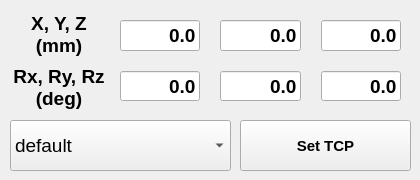
    <widget class="QWidget" name="tab_7">
     <attribute name="title">
      <string>Robot TCP Setting</string>
     </attribute>
     <widget class="QWidget" name="layoutWidget">
      <property name="geometry">
       <rect>
        <x>110</x>
        <y>10</y>
        <width>301</width>
        <height>101</height>
       </rect>
      </property>
      <layout class="QGridLayout" name="gridLayout_6">
       <property name="sizeConstraint">
        <enum>QLayout::SetDefaultConstraint</enum>
       </property>
       <property name="leftMargin">
        <number>10</number>
       </property>
       <property name="topMargin">
        <number>10</number>
       </property>
       <property name="rightMargin">
        <number>10</number>
       </property>
       <property name="bottomMargin">
        <number>10</number>
       </property>
       <property name="spacing">
        <number>20</number>
       </property>
       <item row="0" column="1">
        <widget class="QLineEdit" name="lineEdit_set_tcp_x_mm_2">
         <property name="enabled">
          <bool>true</bool>
         </property>
         <property name="sizePolicy">
          <sizepolicy hsizetype="Expanding" vsizetype="Expanding">
           <horstretch>0</horstretch>
           <verstretch>0</verstretch>
          </sizepolicy>
         </property>
         <property name="font">
          <font>
           <family>Ubuntu</family>
           <pointsize>14</pointsize>
           <weight>75</weight>
           <bold>true</bold>
          </font>
         </property>
         <property name="text">
          <string>0.0</string>
         </property>
         <property name="alignment">
          <set>Qt::AlignRight|Qt::AlignTrailing|Qt::AlignVCenter</set>
         </property>
        </widget>
       </item>
       <item row="1" column="0">
        <widget class="QLineEdit" name="lineEdit_set_tcp_x_mm_4">
         <property name="enabled">
          <bool>true</bool>
         </property>
         <property name="sizePolicy">
          <sizepolicy hsizetype="Expanding" vsizetype="Expanding">
           <horstretch>0</horstretch>
           <verstretch>0</verstretch>
          </sizepolicy>
         </property>
         <property name="font">
          <font>
           <family>Ubuntu</family>
           <pointsize>14</pointsize>
           <weight>75</weight>
           <bold>true</bold>
          </font>
         </property>
         <property name="text">
          <string>0.0</string>
         </property>
         <property name="alignment">
          <set>Qt::AlignRight|Qt::AlignTrailing|Qt::AlignVCenter</set>
         </property>
        </widget>
       </item>
       <item row="0" column="2">
        <widget class="QLineEdit" name="lineEdit_set_tcp_x_mm_3">
         <property name="enabled">
          <bool>true</bool>
         </property>
         <property name="sizePolicy">
          <sizepolicy hsizetype="Expanding" vsizetype="Expanding">
           <horstretch>0</horstretch>
           <verstretch>0</verstretch>
          </sizepolicy>
         </property>
         <property name="font">
          <font>
           <family>Ubuntu</family>
           <pointsize>14</pointsize>
           <weight>75</weight>
           <bold>true</bold>
          </font>
         </property>
         <property name="text">
          <string>0.0</string>
         </property>
         <property name="alignment">
          <set>Qt::AlignRight|Qt::AlignTrailing|Qt::AlignVCenter</set>
         </property>
        </widget>
       </item>
       <item row="1" column="2">
        <widget class="QLineEdit" name="lineEdit_set_tcp_x_mm_6">
         <property name="enabled">
          <bool>true</bool>
         </property>
         <property name="sizePolicy">
          <sizepolicy hsizetype="Expanding" vsizetype="Expanding">
           <horstretch>0</horstretch>
           <verstretch>0</verstretch>
          </sizepolicy>
         </property>
         <property name="font">
          <font>
           <family>Ubuntu</family>
           <pointsize>14</pointsize>
           <weight>75</weight>
           <bold>true</bold>
          </font>
         </property>
         <property name="text">
          <string>0.0</string>
         </property>
         <property name="alignment">
          <set>Qt::AlignRight|Qt::AlignTrailing|Qt::AlignVCenter</set>
         </property>
        </widget>
       </item>
       <item row="0" column="0">
        <widget class="QLineEdit" name="lineEdit_set_tcp_x_mm_1">
         <property name="enabled">
          <bool>true</bool>
         </property>
         <property name="sizePolicy">
          <sizepolicy hsizetype="Expanding" vsizetype="Expanding">
           <horstretch>0</horstretch>
           <verstretch>0</verstretch>
          </sizepolicy>
         </property>
         <property name="font">
          <font>
           <family>Ubuntu</family>
           <pointsize>14</pointsize>
           <weight>75</weight>
           <bold>true</bold>
          </font>
         </property>
         <property name="text">
          <string>0.0</string>
         </property>
         <property name="alignment">
          <set>Qt::AlignRight|Qt::AlignTrailing|Qt::AlignVCenter</set>
         </property>
        </widget>
       </item>
       <item row="1" column="1">
        <widget class="QLineEdit" name="lineEdit_set_tcp_x_mm_5">
         <property name="enabled">
          <bool>true</bool>
         </property>
         <property name="sizePolicy">
          <sizepolicy hsizetype="Expanding" vsizetype="Expanding">
           <horstretch>0</horstretch>
           <verstretch>0</verstretch>
          </sizepolicy>
         </property>
         <property name="font">
          <font>
           <family>Ubuntu</family>
           <pointsize>14</pointsize>
           <weight>75</weight>
           <bold>true</bold>
          </font>
         </property>
         <property name="text">
          <string>0.0</string>
         </property>
         <property name="alignment">
          <set>Qt::AlignRight|Qt::AlignTrailing|Qt::AlignVCenter</set>
         </property>
        </widget>
       </item>
      </layout>
     </widget>
     <widget class="QPushButton" name="pushButton_set_tcp">
      <property name="geometry">
       <rect>
        <x>240</x>
        <y>120</y>
        <width>171</width>
        <height>51</height>
       </rect>
      </property>
      <property name="minimumSize">
       <size>
        <width>0</width>
        <height>35</height>
       </size>
      </property>
      <property name="font">
       <font>
        <family>Ubuntu</family>
        <pointsize>11</pointsize>
        <weight>75</weight>
        <bold>true</bold>
       </font>
      </property>
      <property name="text">
       <string>Set TCP</string>
      </property>
     </widget>
     <widget class="QWidget" name="verticalLayoutWidget_3">
      <property name="geometry">
       <rect>
        <x>10</x>
        <y>10</y>
        <width>98</width>
        <height>101</height>
       </rect>
      </property>
      <layout class="QVBoxLayout" name="verticalLayout_6">
       <item>
        <widget class="QLabel" name="label_9">
         <property name="sizePolicy">
          <sizepolicy hsizetype="Expanding" vsizetype="Expanding">
           <horstretch>0</horstretch>
           <verstretch>0</verstretch>
          </sizepolicy>
         </property>
         <property name="minimumSize">
          <size>
           <width>0</width>
           <height>0</height>
          </size>
         </property>
         <property name="font">
          <font>
           <family>Ubuntu</family>
           <pointsize>14</pointsize>
           <weight>75</weight>
           <bold>true</bold>
          </font>
         </property>
         <property name="text">
          <string>X, Y, Z
(mm)</string>
         </property>
         <property name="alignment">
          <set>Qt::AlignCenter</set>
         </property>
        </widget>
       </item>
       <item>
        <widget class="QLabel" name="label_10">
         <property name="sizePolicy">
          <sizepolicy hsizetype="Expanding" vsizetype="Expanding">
           <horstretch>0</horstretch>
           <verstretch>0</verstretch>
          </sizepolicy>
         </property>
         <property name="minimumSize">
          <size>
           <width>0</width>
           <height>0</height>
          </size>
         </property>
         <property name="font">
          <font>
           <family>Ubuntu</family>
           <pointsize>14</pointsize>
           <weight>75</weight>
           <bold>true</bold>
          </font>
         </property>
         <property name="text">
          <string>Rx, Ry, Rz
(deg)</string>
         </property>
         <property name="alignment">
          <set>Qt::AlignCenter</set>
         </property>
        </widget>
       </item>
      </layout>
     </widget>
     <widget class="QComboBox" name="comboBox_tcp_name">
      <property name="geometry">
       <rect>
        <x>10</x>
        <y>120</y>
        <width>221</width>
        <height>51</height>
       </rect>
      </property>
      <property name="font">
       <font>
        <pointsize>14</pointsize>
        <weight>50</weight>
        <bold>false</bold>
       </font>
      </property>
      <property name="currentText">
       <string>default</string>
      </property>
      <item>
       <property name="text">
        <string>default</string>
       </property>
      </item>
     </widget>
    </widget>
